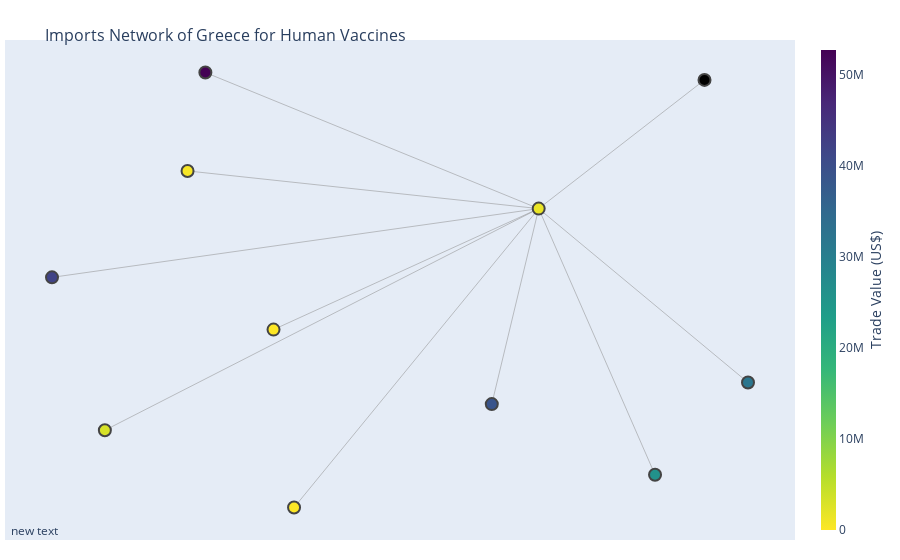

Notebook source saved alongside this figure:
### Code cell
fig = go.Figure(data=[edge_trace, node_trace],
             layout=go.Layout(
                title=f'<br>Imports Network of {country} for Human Vaccines',
                titlefont_size=16,
                showlegend=False,
                hovermode='closest',
                margin=dict(b=20,l=5,r=5,t=40),
                annotations=[ dict(
                    showarrow=False,
                    xref="paper", yref="paper",
                    x=0.005, y=-0.002 ) ],
                xaxis=dict(showgrid=False, zeroline=False, showticklabels=False),
                yaxis=dict(showgrid=False, zeroline=False, showticklabels=False))
                )
fig.show()

### Figure 1 — Plotly figure (JSON) as saved in the notebook; plotly's stock layout.template omitted (floating-point values rounded to 4 significant figures)
{"data": [{"hoverinfo": "text", "line": {"color": "#888", "width": 0.5}, "mode": "lines", "type": "scatter", "x": [-0.4703, 0.3935, null, -0.8677, 0.3935, null, -0.2405, 0.3935, null, -0.5165, 0.3935, null, 0.2719, 0.3935, null, 0.9358, 0.3935, null, -0.2937, 0.3935, null, -0.7307, 0.3935, null, 0.6949, 0.3935, null, 0.8231, 0.3935, null], "y": [1, 0.4107, null, 0.113, 0.4107, null, -0.8834, 0.4107, null, 0.5738, 0.4107, null, -0.4357, 0.4107, null, -0.3422, 0.4107, null, -0.1132, 0.4107, null, -0.549, 0.4107, null, -0.7419, 0.4107, null, 0.9679, 0.4107, null]}, {"hoverinfo": "text", "marker": {"color": [1581177, 52720931, 42113155, 864, 499997, 38857345, 32086808, 82, 3095626, 25908281], "colorbar": {"thickness": 15, "title": {"side": "right", "text": "Trade Value (US$)"}, "xanchor": "left"}, "colorscale": [[0, "#440154"], [0.1111, "#482878"], [0.2222, "#3e4989"], [0.3333, "#31688e"], [0.4444, "#26828e"], [0.5556, "#1f9e89"], [0.6667, "#35b779"], [0.7778, "#6ece58"], [0.8889, "#b5de2b"], [1, "#fde725"]], "line": {"width": 2}, "reversescale": true, "showscale": true, "size": 12}, "mode": "markers", "text": ["Greece", "Austria", "Belgium", "France", "Germany", "India", "Italy", "Netherlands", "Romania", "Spain", "United Kingdom"], "type": "scatter", "x": [0.3935, -0.4703, -0.8677, -0.2405, -0.5165, 0.2719, 0.9358, -0.2937, -0.7307, 0.6949, 0.8231], "y": [0.4107, 1, 0.113, -0.8834, 0.5738, -0.4357, -0.3422, -0.1132, -0.549, -0.7419, 0.9679]}], "layout": {"annotations": [{"showarrow": false, "x": 0.005, "xref": "paper", "y": -0.002, "yref": "paper"}], "hovermode": "closest", "margin": {"b": 20, "l": 5, "r": 5, "t": 40}, "showlegend": false, "title": {"font": {"size": 16}, "text": "<br>Imports Network of Greece for Human Vaccines"}, "xaxis": {"showgrid": false, "showticklabels": false, "zeroline": false}, "yaxis": {"showgrid": false, "showticklabels": false, "zeroline": false}}}
